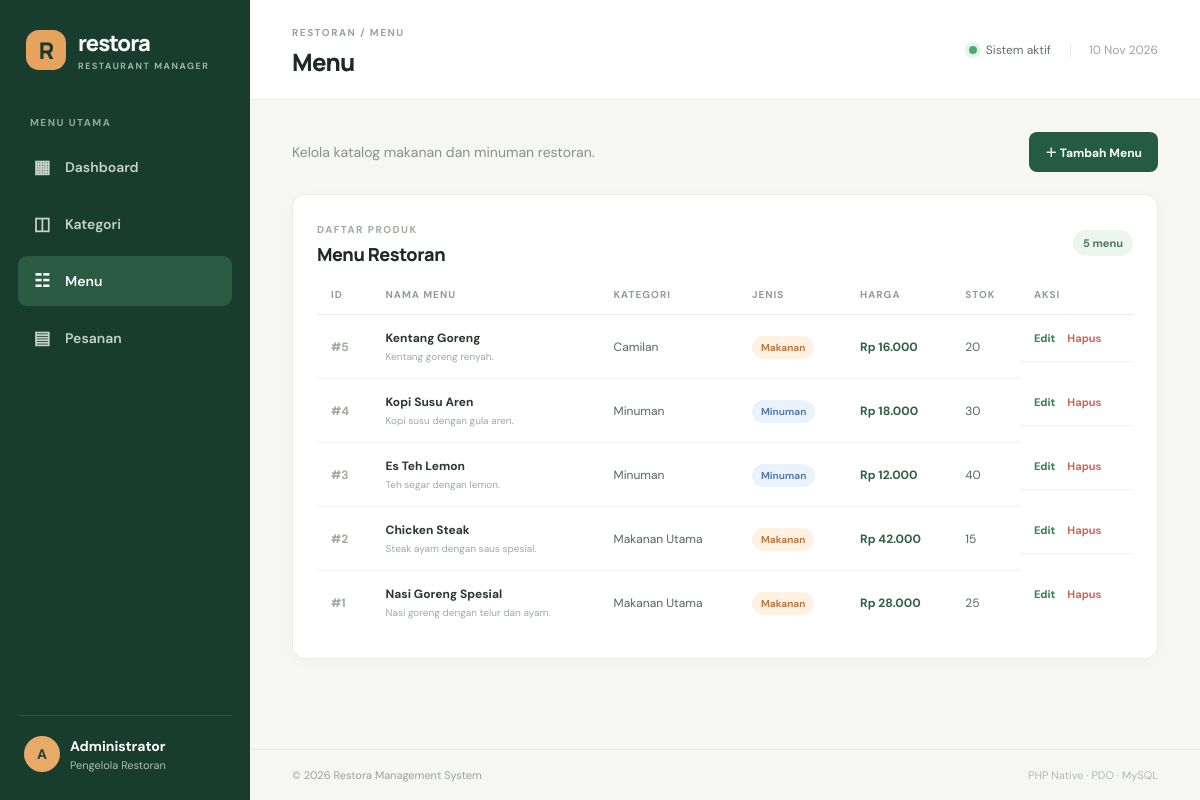
The app's page /index.php?page=menu with its own data.
### tables this page shows
CREATE TABLE menu (
    id_menu INT AUTO_INCREMENT PRIMARY KEY,
    id_kategori INT NOT NULL,
    nama_menu VARCHAR(150) NOT NULL,
    jenis_menu ENUM('Makanan', 'Minuman') NOT NULL,
    harga DECIMAL(12,2) NOT NULL DEFAULT 0,
    stok INT NOT NULL DEFAULT 0,
    deskripsi TEXT NULL,
    CONSTRAINT fk_menu_kategori FOREIGN KEY (id_kategori)
        REFERENCES kategori(id_kategori)
        ON UPDATE CASCADE ON DELETE RESTRICT
);

CREATE TABLE kategori (
    id_kategori INT AUTO_INCREMENT PRIMARY KEY,
    nama_kategori VARCHAR(100) NOT NULL,
    deskripsi TEXT NULL
);

### class/Menu.php (called while the page is built, shortened)
<?php
class Menu
{
    private $pdo;
    public function __construct($pdo) { $this->pdo = $pdo; }
    public function getAll()
    {
        $stmt = $this->pdo->prepare(
            "SELECT m.*, k.nama_kategori
             FROM menu m INNER JOIN kategori k ON m.id_kategori = k.id_kategori
             ORDER BY m.id_menu DESC"
        );
        $stmt->execute();
        return $stmt->fetchAll();
    }
}

### view/menu.php (the view, shortened to what this page needs)
<div class="page-heading"><p class="muted">Kelola katalog makanan dan minuman restoran.</p><a class="btn btn-primary" href="index.php?page=menu&action=create">＋ Tambah Menu</a></div>
<?php if ($action === 'create' || $action === 'edit'): ?>
<section class="panel form-panel"><div class="panel-title"><div><span class="eyebrow">KATALOG RESTORAN</span><h2><?= $action === 'edit' ? 'Edit Menu' : 'Menu Baru' ?></h2></div><a class="btn btn-light" href="index.php?page=menu">Kembali</a></div>
<?php if (!$categoryOptions): ?><div class="alert warning">Buat kategori terlebih dahulu sebelum menambahkan menu.</div><?php endif; ?>
<form method="post" action="index.php?page=menu&action=save"><input type="hidden" name="id_menu" value="<?= e($editData['id_menu'] ?? '') ?>">
<div class="form-grid">
<div class="form-group"><label>Nama menu</label><input name="nama_menu" required maxlength="150" value="<?= e($editData['nama_menu'] ?? '') ?>" placeholder="Contoh: Nasi Goreng Spesial"></div>
<div class="form-group"><label>Kategori</label><select name="id_kategori" required><option value="">Pilih kategori</option><?php foreach ($categoryOptions as $cat): ?><option value="<?= e($cat['id_kategori']) ?>" <?= (string)($editData['id_kategori'] ?? '') === (string)$cat['id_kategori'] ? 'selected' : '' ?>><?= e($cat['nama_kategori']) ?></option><?php endforeach; ?></select></div>
<div class="form-group"><label>Jenis menu</label><select name="jenis_menu" required><option value="Makanan" <?= ($editData['jenis_menu'] ?? '') === 'Makanan' ? 'selected' : '' ?>>Makanan</option><option value="Minuman" <?= ($editData['jenis_menu'] ?? '') === 'Minuman' ? 'selected' : '' ?>>Minuman</option></select></div>
<div class="form-group"><label>Harga (Rp)</label><input type="number" name="harga" min="0" step="100" required value="<?= e($editData['harga'] ?? '') ?>" placeholder="25000"></div>
<div class="form-group"><label>Stok</label><input type="number" name="stok" min="0" required value="<?= e($editData['stok'] ?? '0') ?>"></div>
</div>
<div class="form-group"><label>Deskripsi</label><textarea name="deskripsi" rows="3"><?= e($editData['deskripsi'] ?? '') ?></textarea></div>
<button class="btn btn-primary" type="submit" <?= !$categoryOptions ? 'disabled' : '' ?>>Simpan Menu</button></form></section>
<?php else: ?>
<section class="panel"><div class="panel-title"><div><span class="eyebrow">DAFTAR PRODUK</span><h2>Menu Restoran</h2></div><span class="count-pill"><?= count($menuList) ?> menu</span></div>
<div class="table-wrap"><table><thead><tr><th>ID</th><th>Nama Menu</th><th>Kategori</th><th>Jenis</th><th>Harga</th><th>Stok</th><th>Aksi</th></tr></thead><tbody>
<?php foreach ($menuList as $item): ?><tr><td class="id-cell">#<?= e($item['id_menu']) ?></td><td><strong><?= e($item['nama_menu']) ?></strong><small class="subtext"><?= e($item['deskripsi']) ?></small></td><td><?= e($item['nama_kategori']) ?></td><td><span class="tag <?= $item['jenis_menu'] === 'Makanan' ? 'food' : 'drink' ?>"><?= e($item['jenis_menu']) ?></span></td><td class="price">Rp <?= number_format((float)$item['harga'], 0, ',', '.') ?></td><td><?= e($item['stok']) ?></td><td class="actions"><a class="action-edit" href="index.php?page=menu&action=edit&id=<?= e($item['id_menu']) ?>">Edit</a><form method="post" action="index.php?page=menu&action=delete" onsubmit="return confirm('Hapus menu ini? Menu yang sudah memiliki pesanan tidak dapat dihapus.');"><input type="hidden" name="id" value="<?= e($item['id_menu']) ?>"><button class="action-delete" type="submit">Hapus</button></form></td></tr><?php endforeach; ?>
</tbody></table></div></section>
<?php endif; ?>

### view/style.css (style rules this page uses)
:root { --ink:#202a25;--muted:#87918a;--green:#245c43;--green2:#347454;--cream:#f6f7f3;--line:#e9ede7;--white:#fff;--orange:#e9a45b;--red:#c65b51 }
* { box-sizing:border-box }
body { margin:0;background:var(--cream);color:var(--ink);font-family:'DM Sans',sans-serif;font-size:14px }
.nav-label,.eyebrow { font-size:10px;font-weight:700;letter-spacing:1.5px;color:#98a69d }
.page-heading { display:flex;align-items:center;justify-content:space-between;margin-bottom:22px }
.muted { color:#87918a;margin:0 }
.btn { border:0;border-radius:8px;padding:11px 16px;font:700 12px 'DM Sans',sans-serif;text-decoration:none;display:inline-flex;align-items:center;justify-content:center;cursor:pointer;transition:.2s }
.btn-primary { background:var(--green);color:#fff }
.panel { background:#fff;border:1px solid var(--line);border-radius:13px;padding:24px;box-shadow:0 4px 18px rgba(29,54,39,.025) }
.panel-title { display:flex;justify-content:space-between;align-items:center;margin-bottom:22px }
.panel-title .eyebrow { color:#a0aaa2 }
.panel-title h2 { font:800 18px Manrope,sans-serif;margin:5px 0 0;letter-spacing:-.4px }
.count-pill { font-size:11px;color:#4c765d;background:#edf5ef;padding:6px 10px;border-radius:20px;font-weight:700 }
.table-wrap { overflow-x:auto }
table { width:100%;border-collapse:collapse;white-space:nowrap }
th { text-align:left;color:#929c94;font-size:10px;letter-spacing:1px;text-transform:uppercase;font-weight:700;padding:0 14px 13px;border-bottom:1px solid var(--line) }
td { padding:15px 14px;border-bottom:1px solid #f0f2ef;color:#59655d;font-size:12px }
tbody tr:last-child td { border-bottom:0 }
td strong { color:#2a382f;font-size:12px }
.id-cell { color:#a0aaa2;font-weight:700 }
.subtext { display:block;color:#a0aaa2;font-size:10px;margin-top:4px;max-width:210px;overflow:hidden;text-overflow:ellipsis }
.price { font-weight:700;color:#315f43 }
.actions { display:flex;align-items:center;gap:12px }
.actions form { display:inline }
.action-edit,.action-delete { border:0;background:none;padding:0;font:700 11px 'DM Sans',sans-serif;cursor:pointer;text-decoration:none }
.action-edit { color:#397b55 }
.action-delete { color:#c66b60 }
.tag,.status { font-size:10px;font-weight:700;padding:5px 9px;border-radius:20px }
.tag.food { background:#fff2e5;color:#b8793b }
.tag.drink { background:#eaf2fc;color:#527ba9 }

### records on screen
menu: id_menu "5", nama_menu "Kentang Goreng", deskripsi "Kentang goreng renyah.", id_kategori.nama_kategori "Camilan", jenis_menu "Makanan", harga "16.000", stok "20"
menu: id_menu "4", nama_menu "Kopi Susu Aren", deskripsi "Kopi susu dengan gula aren.", id_kategori.nama_kategori "Minuman", jenis_menu "Minuman", harga "18.000", stok "30"
menu: id_menu "3", nama_menu "Es Teh Lemon", deskripsi "Teh segar dengan lemon.", id_kategori.nama_kategori "Minuman", jenis_menu "Minuman", harga "12.000", stok "40"
menu: id_menu "2", nama_menu "Chicken Steak", deskripsi "Steak ayam dengan saus spesial.", id_kategori.nama_kategori "Makanan Utama", jenis_menu "Makanan", harga "42.000", stok "15"
menu: id_menu "1", nama_menu "Nasi Goreng Spesial", deskripsi "Nasi goreng dengan telur dan ayam.", id_kategori.nama_kategori "Makanan Utama", jenis_menu "Makanan", harga "28.000", stok "25"

### other values on screen
$activePage "MENU"
$pageTitle "Menu"
count($menuList) "5"
